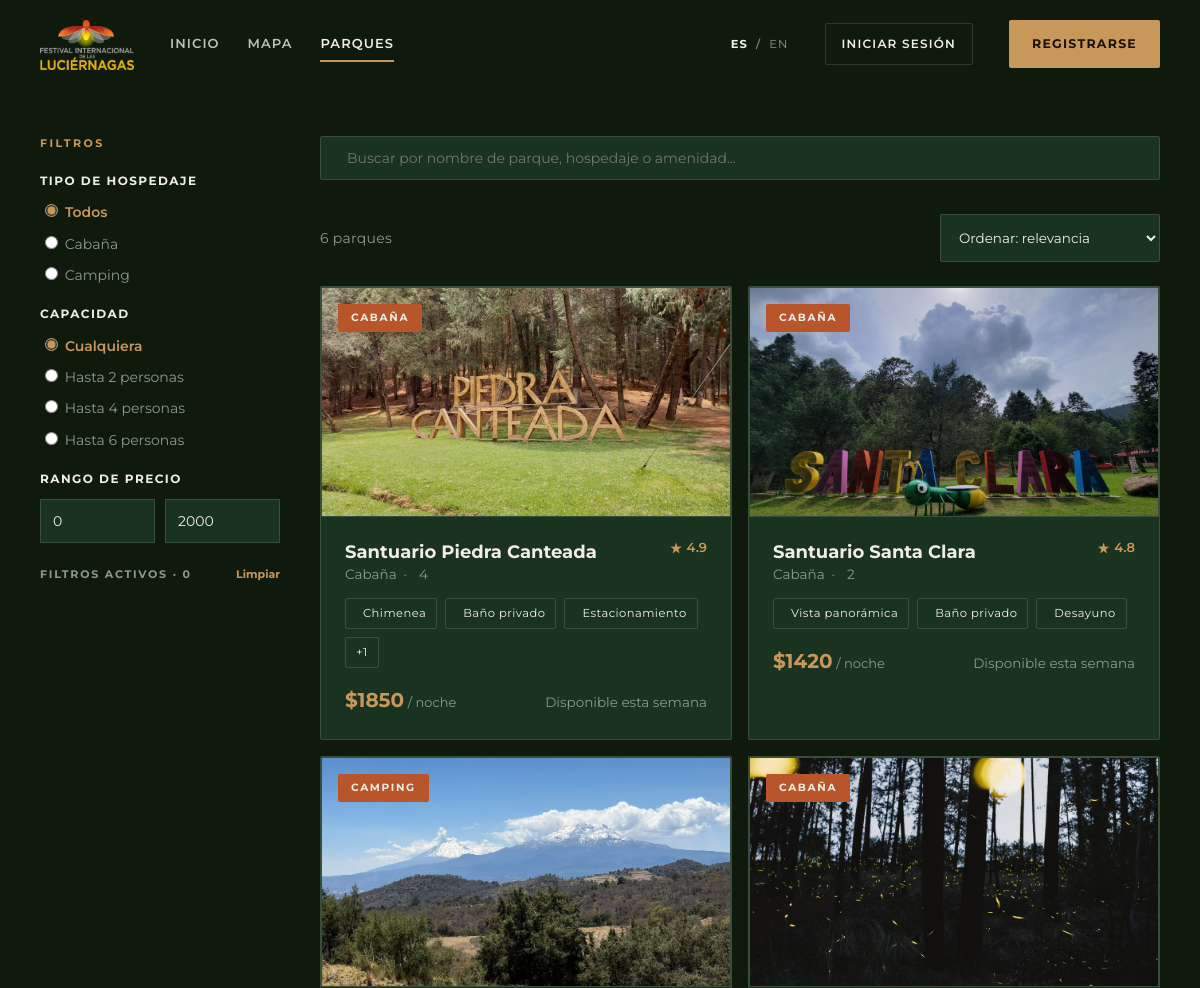
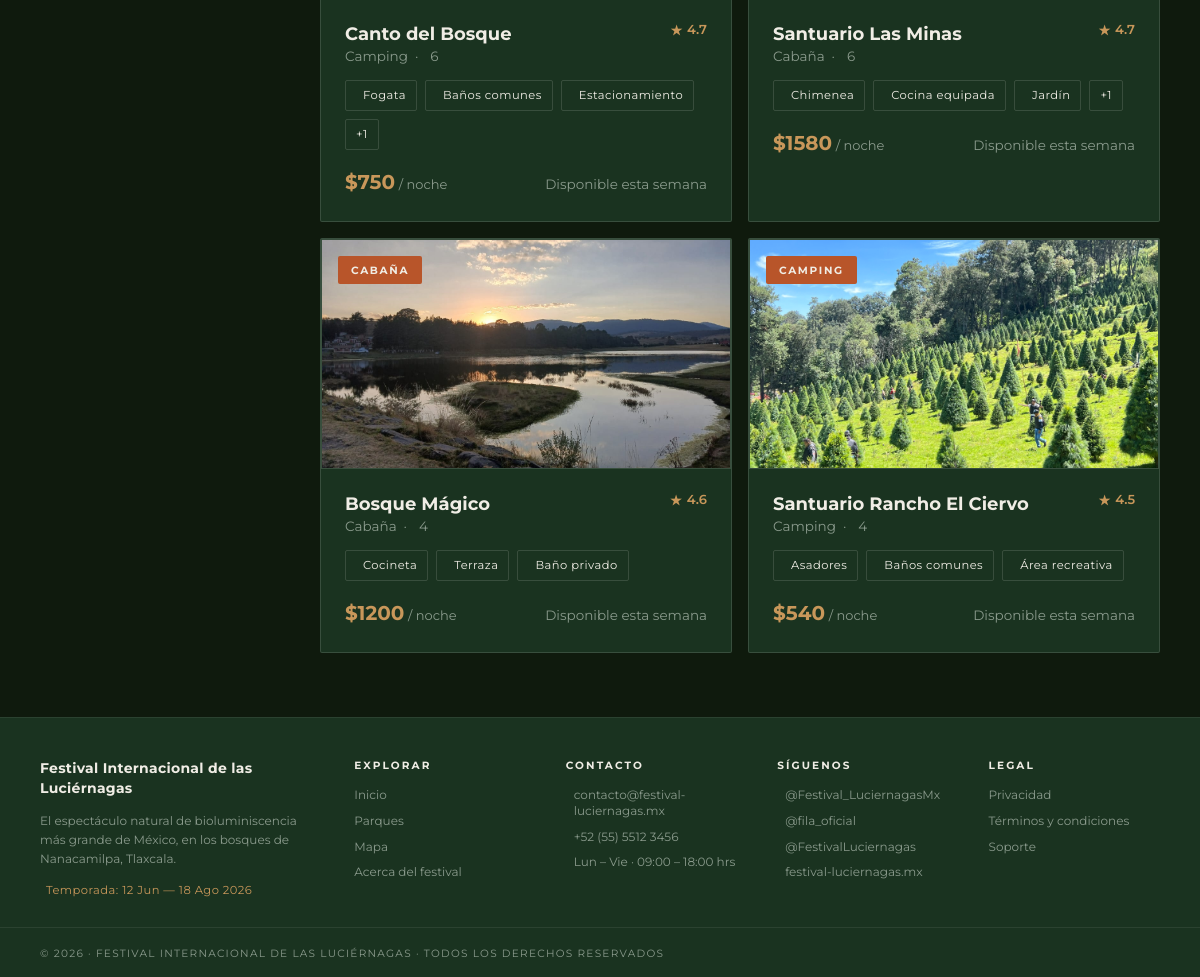
The app's page /parques/ with its own data (2 pictures, top to bottom).
### apps/core/models.py (models this page shows, shortened)
class Parque(models.Model):
    TIPOS = [
        ("Cabaña", "Cabaña"),
        ("Camping", "Camping"),
    ]
    slug = models.SlugField("identificador", unique=True)
    nombre = models.CharField("nombre", max_length=120)
    tipo = models.CharField("tipo", max_length=20, choices=TIPOS, default="Cabaña")
    precio = models.PositiveIntegerField("precio por noche", default=0)
    capacidad_personas = models.PositiveSmallIntegerField("capacidad por hospedaje", default=4)
    capacidad_cabanas = models.PositiveSmallIntegerField("cupo de cabañas", default=0)
    capacidad_camping = models.PositiveSmallIntegerField("cupo de zonas de camping", default=0)
    rating = models.DecimalField("calificación", max_digits=2, decimal_places=1, default=4.5)
    direccion = models.CharField("dirección", max_length=200, blank=True)
    lat = models.FloatField("latitud", default=19.46)
    lng = models.FloatField("longitud", default=-98.55)
    carpeta_imagenes = models.CharField(
        "carpeta de imágenes",
        max_length=80,
        help_text="Nombre de la carpeta en static/core/assets/parks/",
    )
    activo = models.BooleanField("activo", default=True)
    ultima_edicion = models.DateTimeField("última edición", auto_now=True)
    class Meta:
        verbose_name = "parque"
        verbose_name_plural = "parques"
        ordering = ["-rating", "nombre"]
    @property
    def name(self):
        return self.nombre
    @property
    def type(self):
        return self.tipo
    @property
    def price(self):
        return self.precio
    @property
    def capacity(self):
        return f"{self.capacidad_personas} pers"
    @property
    def images(self):
        return [
            f"core/assets/parks/{self.carpeta_imagenes}/imagen{i}.jpg"
            for i in range(1, 6)
        ]
    @property
    def amenities(self):
        return [a.label for a in self.amenidades.all()]
    @property
    def amenity_items(self):
        return [
            {"label": a.label, "icon": amenity_icon(a.label)}
            for a in self.amenidades.all()
        ]

class Amenidad(models.Model):
    parque = models.ForeignKey(
        Parque, related_name="amenidades", on_delete=models.CASCADE
    )
    label = models.CharField("amenidad", max_length=80)
    class Meta:
        verbose_name = "amenidad"
        verbose_name_plural = "amenidades"
        ordering = ["id"]

class ContactoFestival(models.Model):
    email = models.EmailField("correo de contacto", default="contacto@festival-luciernagas.mx")
    telefono = models.CharField("teléfono", max_length=40, default="+52 (55) 5512 3456")
    horario = models.CharField("horario", max_length=120, default="Lun – Vie · 09:00 – 18:00 hrs")
    instagram = models.CharField("Instagram", max_length=120, blank=True, default="@Festival_LuciernagasMx")
    web = models.CharField("Sitio web", max_length=120, blank=True, default="festival-luciernagas.mx")
    twitter = models.CharField("Twitter / X", max_length=120, blank=True, default="@fila_oficial")
    youtube = models.CharField("YouTube", max_length=120, blank=True, default="@FestivalLuciernagas")
    mensaje_soporte = models.TextField(
        "mensaje de soporte",
        default=(
            "Si necesitas ayuda con tu reservación o tienes preguntas sobre el "
            "Festival Internacional de las Luciérnagas, escríbenos a "
            "contacto@festival-luciernagas.mx. Te responderemos en un máximo de "
            "24 horas hábiles."
        ),
    )
    fechas_festival = models.CharField("fechas del festival", max_length=80, default="12 Jun — 18 Ago 2026")
    num_parques = models.PositiveSmallIntegerField("número de parques", default=6)
    class Meta:
        verbose_name = "información de contacto"
        verbose_name_plural = "información de contacto"
    @classmethod
    def get_solo(cls):
        obj = cls.objects.first()
        if obj is None:
            obj = cls.objects.create()
        return obj

### apps/core/views.py (the view)
# urls.py: path("parques/", views.park_list, name="park_list"),
def park_list(request):
    return render(request, "core/park_list.html", _context("park_list"))

### apps/core/context_processors.py (called while the page is built)
def idioma_actual(request):
    lang = request.session.get("idioma")
    if lang not in LANGS:
        user = getattr(request, "user", None)
        if user is not None and user.is_authenticated and user.idioma in LANGS:
            lang = user.idioma
        else:
            lang = "es"
    return lang

def i18n(request):
    lang = idioma_actual(request)
    return {"LANG": lang, "t": get_dict(lang)}

def festival(request):
    try:
        contacto = ContactoFestival.get_solo()
    except Exception:
        contacto = None
    return {"festival_contacto": contacto}

### apps/core/translations.py (called while the page is built)
def get_dict(lang):
    return TRANSLATIONS.get(lang, ES)

### apps/core/views.py (called while the page is built)
def _context(active="home", title="Festival Internacional de las Luciérnagas 2026", **extra):
    parks = list(
        Parque.objects.filter(activo=True).prefetch_related("amenidades", "resenas")
    )
    context = {
        "active": active,
        "page_title": title,
        "parks": parks,
        "featured_parks": parks[:3],
    }
    context.update(extra)
    return context

### apps/core/templates/core/park_list.html (shortened to what this page needs)
{% extends "core/base.html" %}
{% block content %}
<section class="list-layout">
  <aside class="filters-panel filters-panel--desktop">
    <p class="eyebrow">Filtros</p>
    <h3>Tipo de hospedaje</h3>
    <label><input type="radio" name="type" checked> Todos</label>
    <label><input type="radio" name="type"> Caba&ntilde;a</label>
    <label><input type="radio" name="type"> Camping</label>
    <h3>Capacidad</h3>
    <label><input type="radio" name="capacity" checked> Cualquiera</label>
    <label><input type="radio" name="capacity"> Hasta 2 personas</label>
    <label><input type="radio" name="capacity"> Hasta 4 personas</label>
    <label><input type="radio" name="capacity"> Hasta 6 personas</label>
    <h3>Rango de precio</h3>
    <div class="price-range">
      <input value="0" aria-label="Precio m&iacute;nimo">
      <input value="2000" aria-label="Precio m&aacute;ximo">
    </div>
    <div class="filters-summary"><span>Filtros activos &middot; 0</span><a href="#" data-filter-clear>Limpiar</a></div>
  </aside>
  <section class="park-results">
    <label class="search-input search-input--full">
      <input type="search" placeholder="Buscar por nombre de parque, hospedaje o amenidad...">
    </label>
    <div class="list-toolbar">
      <p class="muted">{{ parks|length }} parques</p>
      <select class="select sort-select">
        <option>Ordenar: relevancia</option>
      </select>
    </div>
    <div class="grid grid--2">
      {% for park in parks %}
        {% include "core/partials/park_card.html" with card_variant="list" %}
      {% endfor %}
    </div>
  </section>
</section>
{% endblock %}

### apps/core/templates/core/partials/park_card.html (shortened to what this page needs)
{% load static %}
<article class="card park-card {% if card_variant == 'featured' %}park-card--featured{% else %}park-card--list{% endif %}">
  <a class="park-card__photo photo-placeholder" href="{% url 'core:park_detail' park.slug %}">
    {% if park.images %}
      <img src="{% static park.images|first %}" alt="{{ park.name }}" class="park-card__img">
    {% else %}
      <span>Foto &middot; {{ park.name }}</span>
    {% endif %}
    {% if card_variant != 'featured' %}
      <span class="badge park-card__badge" style="z-index: 2;">{{ park.type }}</span>
    {% endif %}
  </a>
  <div class="park-card__body">
    <div class="park-card__head">
      <h3>{{ park.name }}</h3>
      {% if card_variant != 'featured' %}<span class="rating"><span class="rating__star">&#9733;</span> {{ park.rating }}</span>{% endif %}
    </div>
    <p class="park-card__meta">
      <span>{{ park.type }}</span>
      <span aria-hidden="true">&middot;</span>
      <span class="park-card__capacity">
        {{ park.capacity|cut:" pers"|cut:" personas"|cut:" persona" }}
      </span>
    </p>
    <div class="chips park-card__chips">
      {% for amenity in park.amenity_items|slice:":3" %}
        <span class="chip">
          {{ amenity.label }}
        </span>
      {% endfor %}
      {% if card_variant != 'featured' and park.amenities|length > 3 %}
        <span class="chip">+{{ park.amenities|length|add:"-3" }}</span>
      {% endif %}
    </div>
    <div class="park-card__bottom">
      <div class="park-card__price">
        <strong>${{ park.price }}</strong>
        <span>/ noche</span>
      </div>
      {% if card_variant != 'featured' %}
        <span class="park-card__availability">Disponible esta semana</span>
      {% endif %}
    </div>
  </div>
</article>

### apps/core/templates/core/partials/footer.html (shortened to what this page needs)
<footer class="footer footer--rich">
  <div class="footer__main">
    <div class="footer__brand">
      <strong class="footer__brand-name">Festival Internacional de las Luci&eacute;rnagas</strong>
      <p class="footer__tagline">{{ t.footer_tagline }}</p>
      {% if festival_contacto %}
        <p class="footer__season">
          {{ t.footer_dates }}: {{ festival_contacto.fechas_festival }}
        </p>
      {% endif %}
    </div>
    <nav class="footer__col" aria-label="{{ t.footer_explore }}">
      <p class="footer__col-title">{{ t.footer_explore }}</p>
      <a href="{% url 'core:home' %}">{{ t.nav_inicio }}</a>
      <a href="{% url 'core:park_list' %}">{{ t.nav_parques }}</a>
      <a href="{% url 'core:map' %}">{{ t.nav_mapa }}</a>
      <a href="{% url 'core:home' %}">{{ t.footer_about }}</a>
    </nav>
    {% if festival_contacto %}
      <div class="footer__col">
        <p class="footer__col-title">{{ t.footer_contact }}</p>
        <a href="mailto:{{ festival_contacto.email }}"> {{ festival_contacto.email }}</a>
        <a href="tel:{{ festival_contacto.telefono }}"> {{ festival_contacto.telefono }}</a>
        <span class="footer__static"> {{ festival_contacto.horario }}</span>
      </div>
      <div class="footer__col">
        <p class="footer__col-title">{{ t.footer_follow }}</p>
        {% if festival_contacto.instagram %}<a href="#"> {{ festival_contacto.instagram }}</a>{% endif %}
        {% if festival_contacto.twitter %}<a href="#"> {{ festival_contacto.twitter }}</a>{% endif %}
        {% if festival_contacto.youtube %}<a href="#"> {{ festival_contacto.youtube }}</a>{% endif %}
        {% if festival_contacto.web %}<a href="#"> {{ festival_contacto.web }}</a>{% endif %}
      </div>
    {% endif %}
    <nav class="footer__col" aria-label="{{ t.footer_legal }}">
      <p class="footer__col-title">{{ t.footer_legal }}</p>
      <a href="#">{{ t.footer_privacy }}</a>
      <a href="#">{{ t.footer_terms }}</a>
      <a href="#">{{ t.footer_support }}</a>
    </nav>
  </div>
  <div class="footer__bottom">
    <span class="footer__copy">&copy; 2026 &middot; Festival Internacional de las Luci&eacute;rnagas &middot; {{ t.footer_rights }}</span>
  </div>
</footer>

### records on screen
Parque: carpeta_imagenes (picture), type "CABAÑA", name "Santuario Piedra Canteada", rating "4.9", type "Cabaña", capacity "4", amenities|length "1", price "1850"
Amenidad: label "Chimenea"
Amenidad: label "Baño privado"
Amenidad: label "Estacionamiento"
Parque: carpeta_imagenes (picture), type "CABAÑA", name "Santuario Santa Clara", rating "4.8", type "Cabaña", capacity "2", price "1420"
Amenidad: label "Vista panorámica"
Amenidad: label "Baño privado"
Amenidad: label "Desayuno"
Parque: carpeta_imagenes (picture), type "CAMPING", name "Canto del Bosque", rating "4.7", type "Camping", capacity "6", amenities|length "1", price "750"
Amenidad: label "Fogata"
Amenidad: label "Baños comunes"
Amenidad: label "Estacionamiento"
Parque: carpeta_imagenes (picture), type "CABAÑA", name "Santuario Las Minas", rating "4.7", type "Cabaña", capacity "6", amenities|length "1", price "1580"
Amenidad: label "Chimenea"
Amenidad: label "Cocina equipada"
Amenidad: label "Jardín"
Parque: carpeta_imagenes (picture), type "CABAÑA", name "Bosque Mágico", rating "4.6", type "Cabaña", capacity "4", price "1200"
Amenidad: label "Cocineta"
Amenidad: label "Terraza"
Amenidad: label "Baño privado"
Parque: carpeta_imagenes (picture), type "CAMPING", name "Santuario Rancho El Ciervo", rating "4.5", type "Camping", capacity "4", price "540"
Amenidad: label "Asadores"
Amenidad: label "Baños comunes"
Amenidad: label "Área recreativa"
ContactoFestival: fechas_festival "12 Jun — 18 Ago 2026", email "contacto@festival-luciernagas.mx", telefono "+52 (55) 5512 3456", horario "Lun – Vie · 09:00 – 18:00 hrs", instagram "@Festival_LuciernagasMx", twitter "@fila_oficial", youtube "@FestivalLuciernagas", web "festival-luciernagas.mx"

### other values on screen
{{ t.nav_inicio }} "INICIO"
{{ t.nav_mapa }} "MAPA"
{{ t.nav_parques }} "PARQUES"
{{ t.nav_login }} "INICIAR SESIÓN"
{{ t.nav_register }} "REGISTRARSE"
{{ parks|length }} "6"
{{ t.footer_tagline }} "El espectáculo natural de bioluminiscencia más grande de México, en los bosques de Nanacamilpa, Tlaxcala."
{{ t.footer_dates }} "Temporada"
{{ t.footer_explore }} "EXPLORAR"
{{ t.nav_inicio }} "Inicio"
{{ t.nav_parques }} "Parques"
{{ t.nav_mapa }} "Mapa"
{{ t.footer_about }} "Acerca del festival"
{{ t.footer_contact }} "CONTACTO"
{{ t.footer_follow }} "SÍGUENOS"
